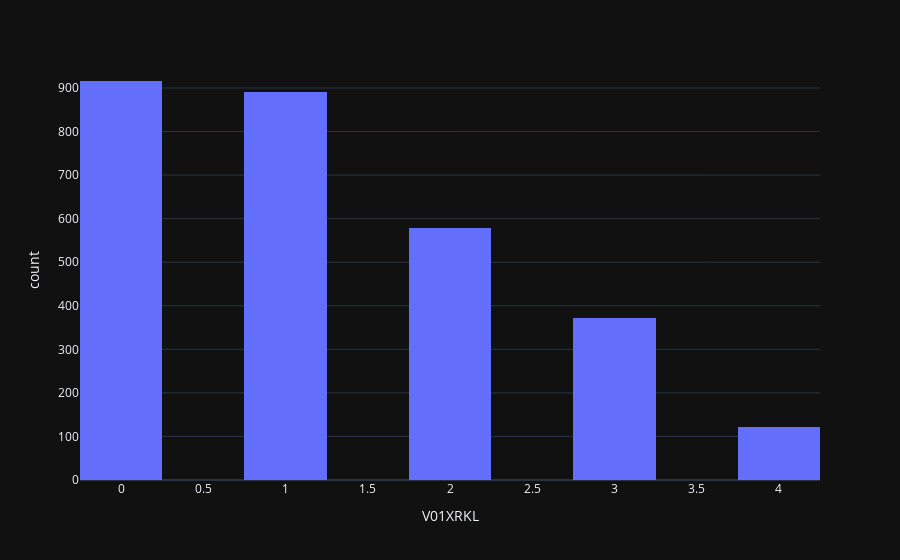
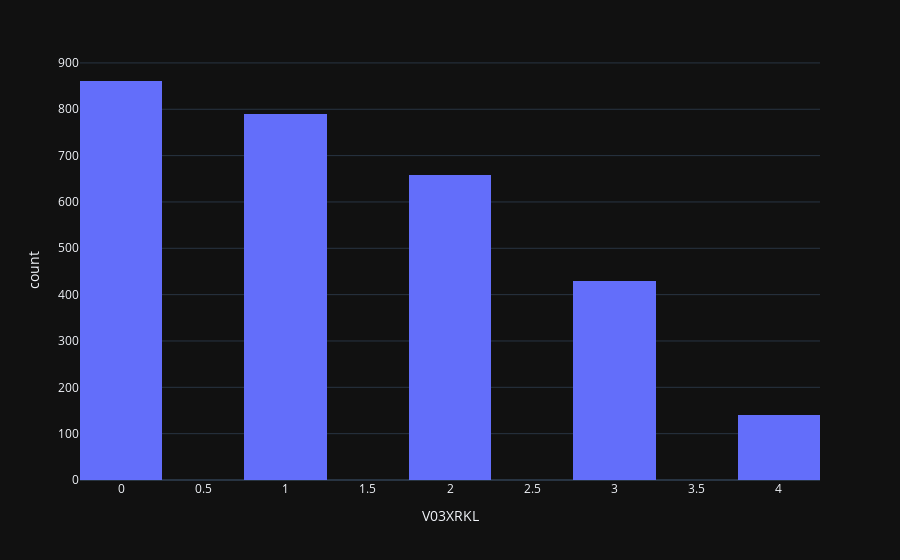
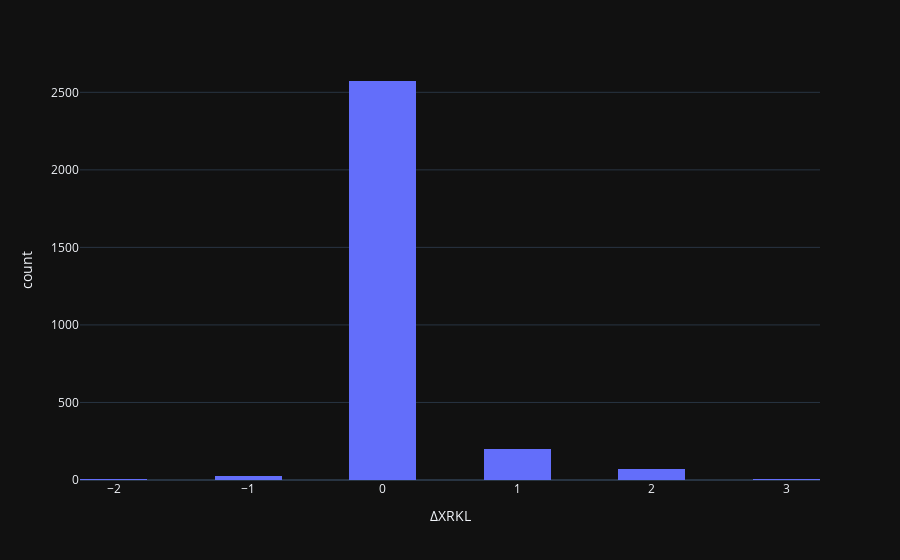

Notebook source saved alongside these figures, in order:
### Markdown cell above
# K-L Distribution

### Code cell
import pandas as pd
import plotly.express as px
from IPython.display import display
from missing_imputation import moaks_shared_kl_drop_df

moaks_shared_kl_drop_df = moaks_shared_kl_drop_df.copy()
moaks_shared_kl_drop_df['ΔXRKL'] = moaks_shared_kl_drop_df['V03XRKL'] - moaks_shared_kl_drop_df['V01XRKL']

moaks_shared_kl_drop_frequency = pd.DataFrame({
    variable: moaks_shared_kl_drop_df[variable].value_counts().reindex(range(0,5),fill_value=0)
    for variable in ['V01XRKL','V03XRKL','ΔXRKL']
})

print('Frequency of K-L scores (0-4) in V01XRKL, V03XRKL and frequency of change of K-L score')
display(moaks_shared_kl_drop_frequency)

print('Percentage distribubtion of K-L scores (0-4) in V01XRKL, V03XRKL and frequency of change of K-L score')
moaks_shared_kl_drop_percentage = moaks_shared_kl_drop_frequency / moaks_shared_kl_drop_frequency.sum() * 100
display(moaks_shared_kl_drop_percentage.round(2))

v01_moaks_shared_kl_drop_histogram = px.histogram(moaks_shared_kl_drop_df, x='V01XRKL', nbins=20)
v01_moaks_shared_kl_drop_histogram.show()

v03_moaks_shared_kl_drop_histogram = px.histogram(moaks_shared_kl_drop_df, x='V03XRKL', nbins=20)
v03_moaks_shared_kl_drop_histogram.show()

moaks_shared_kl_drop_change_histogram = px.histogram(moaks_shared_kl_drop_df,x='ΔXRKL',nbins=20)
moaks_shared_kl_drop_change_histogram.show()

### Figure 1 — Plotly figure (JSON) as saved in the notebook; plotly's stock layout.template omitted (floating-point values rounded to 4 significant figures; data arrays with more than 128 entries replaced by an {"elided": "..."} marker saying what was removed)
{"data": [{"bingroup": "x", "hovertemplate": "V01XRKL=%{x}<br>count=%{y}<extra></extra>", "legendgroup": "", "marker": {"color": "#636efa", "pattern": {"shape": ""}}, "name": "", "nbinsx": 20, "orientation": "v", "showlegend": false, "x": {"elided": "2879 float values"}, "xaxis": "x", "yaxis": "y", "type": "histogram"}], "layout": {"xaxis": {"anchor": "y", "domain": [0.0, 1.0], "title": {"text": "V01XRKL"}}, "yaxis": {"anchor": "x", "domain": [0.0, 1.0], "title": {"text": "count"}}, "legend": {"tracegroupgap": 0}, "margin": {"t": 60}, "barmode": "relative"}}

### Figure 2 — Plotly figure (JSON) as saved in the notebook; plotly's stock layout.template omitted (floating-point values rounded to 4 significant figures; data arrays with more than 128 entries replaced by an {"elided": "..."} marker saying what was removed)
{"data": [{"bingroup": "x", "hovertemplate": "V03XRKL=%{x}<br>count=%{y}<extra></extra>", "legendgroup": "", "marker": {"color": "#636efa", "pattern": {"shape": ""}}, "name": "", "nbinsx": 20, "orientation": "v", "showlegend": false, "x": {"elided": "2879 float values"}, "xaxis": "x", "yaxis": "y", "type": "histogram"}], "layout": {"xaxis": {"anchor": "y", "domain": [0.0, 1.0], "title": {"text": "V03XRKL"}}, "yaxis": {"anchor": "x", "domain": [0.0, 1.0], "title": {"text": "count"}}, "legend": {"tracegroupgap": 0}, "margin": {"t": 60}, "barmode": "relative"}}

### Figure 3 — Plotly figure (JSON) as saved in the notebook; plotly's stock layout.template omitted (floating-point values rounded to 4 significant figures; data arrays with more than 128 entries replaced by an {"elided": "..."} marker saying what was removed)
{"data": [{"bingroup": "x", "hovertemplate": "ΔXRKL=%{x}<br>count=%{y}<extra></extra>", "legendgroup": "", "marker": {"color": "#636efa", "pattern": {"shape": ""}}, "name": "", "nbinsx": 20, "orientation": "v", "showlegend": false, "x": {"elided": "2879 float values"}, "xaxis": "x", "yaxis": "y", "type": "histogram"}], "layout": {"xaxis": {"anchor": "y", "domain": [0.0, 1.0], "title": {"text": "ΔXRKL"}}, "yaxis": {"anchor": "x", "domain": [0.0, 1.0], "title": {"text": "count"}}, "legend": {"tracegroupgap": 0}, "margin": {"t": 60}, "barmode": "relative"}}
